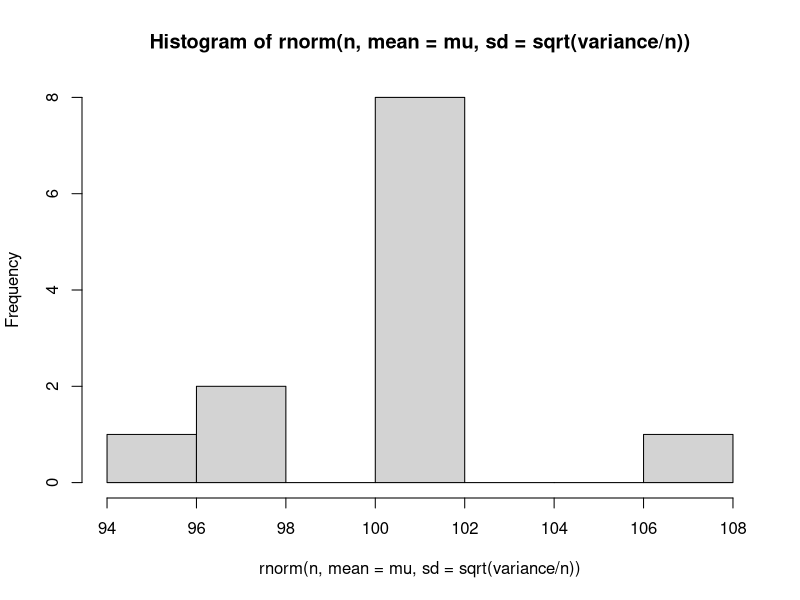

Reproduce this figure in R. (Note: this script raises an error after producing the figure.)
## ---- chunk 1
## Código de configuração padrão para o documento
knitr::opts_chunk$set(echo=TRUE, fig.height = 4)

## ---- chunk 2
mu = 100
variance = 64
n = 12

qnorm(.05, mean = mu, sd = sqrt(variance/n), lower.tail = FALSE)

hist(rnorm(n, mean = mu, sd = sqrt(variance/n)))

## ---- chunk 3
knitr::include_graphics("powertest.png")

## ---- chunk 4
## Normal test
# POPULAÇÃO / H1 [literatura/trabalhos anteriores]
mu = 100
sd = 4

# AMOSTRA / H0 [levantamento em campo/laboratório]
n = 10
avg = 102
avgerr = sd / sqrt(n)

## POTÊNCIA DO TESTE (manualmente)
# Distribuição H1 (população)
alpha = .05
tails = 1
zp = qnorm(alpha/tails, mean = mu, sd = avgerr, lower.tail = FALSE )
  
# Distribuição H0 (amostra)
beta = pnorm(zp, avg, avgerr)
(power = 1 - beta)

## FUNÇÃO DO R
# T-Student test
power.t.test(n = n, delta = avgerr, sd = sd, sig.level = alpha, alternative = "two.sided")
power.t.test(power = .60, delta = .5, sd=2, sig.level = .1, alternative = "one.sided")
## ---- chunk 5
E0 = .04
N = 200000

n0 = 1/(E0^2)

(n = N * n0 / (N + n0))

## ---- chunk 6
alpha = .05
tails = 2
sd = 4
ME = .5
df = 10

z = qnorm(alpha / tails)
(nz = (z*sd / ME)^2)

t = qt(alpha/tails, df)
(nt = (t*sd / ME)^2)

## ---- chunk 7
alpha = .05
tails = 2
sd = 4
ME = .5
df = 10

nz <- function(sd, alpha=.05, tails=2, ME=0.5 ) {
  z = qnorm(alpha / tails)
  (z*sd / E0)^2
}


nt <- function(sd, alpha=.05, tails=2, ME=0.5, df = Inf ) {
  t = qt(alpha/tails, df)
  (t*sd / E0)^2
}

alphas <- c(.01, .05, .1, .25, .5)
sds <- c(1, 2, 4, 6, 8)

(zsamples <- outer(sds, alphas, nz))
persp(sds, alphas, zsamples, col="springgreen", theta = -30)

(tsamples <- outer(sds, alphas, nt, df = 10))
persp(sds, alphas, tsamples, col = "springgreen", theta = -30)


